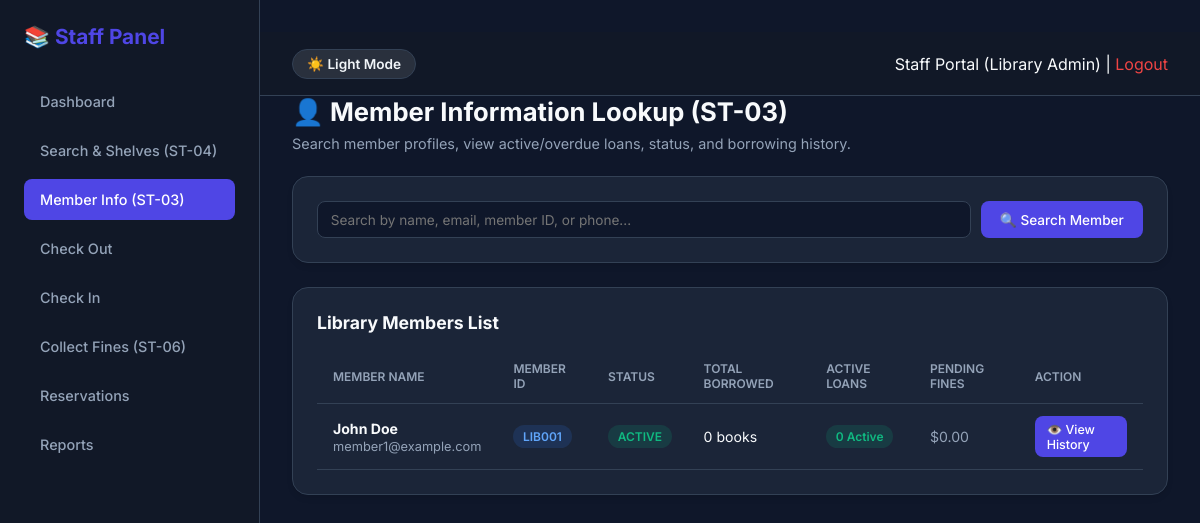
/staff/members.php (signed in), run on the app's committed database.
### tables this page shows
CREATE TABLE `members` (
  `id` int(11) NOT NULL AUTO_INCREMENT,
  `user_id` int(11) NOT NULL,
  `member_id` varchar(20) NOT NULL,
  `membership_type` varchar(50) DEFAULT 'Standard',
  `join_date` date NOT NULL,
  `expiry_date` date NOT NULL,
  `status` enum('active','expired','suspended') NOT NULL DEFAULT 'active',
  PRIMARY KEY (`id`),
  UNIQUE KEY `member_id` (`member_id`),
  KEY `user_id` (`user_id`),
  CONSTRAINT `members_ibfk_1` FOREIGN KEY (`user_id`) REFERENCES `users` (`id`) ON DELETE CASCADE
);

CREATE TABLE `users` (
  `id` int(11) NOT NULL AUTO_INCREMENT,
  `username` varchar(50) NOT NULL,
  `email` varchar(100) DEFAULT NULL,
  `password` varchar(255) NOT NULL,
  `role` enum('superadmin','admin','staff','member') NOT NULL DEFAULT 'member',
  `full_name` varchar(100) NOT NULL,
  `phone` varchar(20) DEFAULT NULL,
  `address` text DEFAULT NULL,
  `profile_pic` varchar(255) DEFAULT NULL,
  `status` enum('active','inactive') NOT NULL DEFAULT 'active',
  `created_at` timestamp NOT NULL DEFAULT current_timestamp(),
  PRIMARY KEY (`id`),
  UNIQUE KEY `username` (`username`),
  UNIQUE KEY `email` (`email`)
);

### staff/members.php (the view, shortened to what this page needs)
<?php
require_once '../includes/functions.php';
$search = trim($_GET['q'] ?? '');
$query = "
    SELECT m.*, u.full_name, u.email, u.phone, u.address, u.status as user_status, u.profile_pic,
           (SELECT COUNT(*) FROM book_issues bi WHERE bi.member_id = m.id) as total_borrows,
           (SELECT COUNT(*) FROM book_issues bi WHERE bi.member_id = m.id AND bi.status = 'issued') as active_borrows,
           (SELECT COUNT(*) FROM book_issues bi WHERE bi.member_id = m.id AND bi.status = 'issued' AND bi.due_date < CURDATE()) as overdue_borrows,
           (SELECT COALESCE(SUM(amount),0) FROM fines f WHERE f.member_id = m.id AND f.status = 'pending') as pending_fines
    FROM members m
    JOIN users u ON m.user_id = u.id
    WHERE 1=1
";
$params = [];
$query .= " ORDER BY u.full_name ASC";
$stmt = $pdo->prepare($query);
$stmt->execute($params);
$members = $stmt->fetchAll();
?>
<!DOCTYPE html>
<html lang="en">
<head>
    <link rel="stylesheet" href="../assets/css/style.css">
</head>
<body>
    <div class="sidebar">
        <h2>📚 Staff Panel</h2>
        <a href="dashboard.php">Dashboard</a>
        <a href="books.php">Search & Shelves (ST-04)</a>
        <a href="members.php" class="active">Member Info (ST-03)</a>
        <a href="checkout.php">Check Out</a>
        <a href="checkin.php">Check In</a>
        <a href="fines.php">Collect Fines (ST-06)</a>
        <a href="reservations.php">Reservations</a>
        <a href="reports.php">Reports</a>
    </div>
    <div class="main-content">
        <div class="navbar">
            <button type="button" class="theme-toggle-btn" onclick="toggleTheme()">☀️ Light Mode</button>
            <span>Staff Portal (<?= htmlspecialchars($_SESSION['full_name'] ?? '') ?>) | <a href="../logout.php" style="color:var(--red); text-decoration:none;">Logout</a></span>
        </div>
        <h1 style="font-size:1.6rem; font-weight:700; margin-bottom:0.5rem;">👤 Member Information Lookup (ST-03)</h1>
        <p style="color:var(--text-muted); font-size:0.9rem; margin-bottom:1.5rem;">Search member profiles, view active/overdue loans, status, and borrowing history.</p>
        <div class="card">
            <form method="GET" style="display:flex; gap:10px;">
                <input type="text" name="q" class="form-control" style="flex:1;" placeholder="Search by name, email, member ID, or phone..." value="<?= htmlspecialchars($search) ?>">
                <button type="submit" class="btn">🔍 Search Member</button>
            </form>
        </div>
        <div class="card">
            <h3 style="font-size:1.1rem; margin-bottom:0.5rem;">Library Members List</h3>
            <table>
                <thead>
                    <tr>
                        <th>Member Name</th>
                        <th>Member ID</th>
                        <th>Status</th>
                        <th>Total Borrowed</th>
                        <th>Active Loans</th>
                        <th>Pending Fines</th>
                        <th>Action</th>
                    </tr>
                </thead>
                <tbody>
                    <?php foreach ($members as $m): ?>
                    <tr>
                        <td>
                            <strong><?= htmlspecialchars($m['full_name']) ?></strong><br>
                            <span style="color:var(--text-muted); font-size:0.8rem;"><?= htmlspecialchars($m['email']) ?></span>
                        </td>
                        <td><span class="badge badge-info"><?= htmlspecialchars($m['member_id']) ?></span></td>
                        <td><span class="badge <?= $m['status']==='active'?'badge-green':'badge-red' ?>"><?= strtoupper($m['status']) ?></span></td>
                        <td><?= $m['total_borrows'] ?> books</td>
                        <td>
                            <?php if ($m['overdue_borrows'] > 0): ?>
                                <span class="badge badge-red"><?= $m['active_borrows'] ?> (<?= $m['overdue_borrows'] ?> Overdue)</span>
                            <?php else: ?>
                                <span class="badge badge-green"><?= $m['active_borrows'] ?> Active</span>
                            <?php endif; ?>
                        </td>
                        <td>
                            <?php if ($m['pending_fines'] > 0): ?>
                                <span class="badge badge-warning">$<?= number_format($m['pending_fines'], 2) ?></span>
                            <?php else: ?>
                                <span style="color:var(--text-muted);">$0.00</span>
                            <?php endif; ?>
                        </td>
                        <td>
                            <a href="members.php?id=<?= $m['id'] ?>" class="btn btn-sm">
                                👁️ View History
                            </a>
                        </td>
                    </tr>
                    <?php endforeach; ?>
                </tbody>
            </table>
        </div>
    </div>
</body>
</html>

### assets/css/style.css (style rules this page uses)
:root { --bg-primary: #0f172a; --bg-secondary: #1e293b; --bg-card: rgba(30, 41, 59, 0.85); --sidebar-bg: #111827; --header-bg: #1e293b; --accent-primary: #4f46e5; --accent-secondary: #7c3aed; --accent-amber: #f59e0b; --accent-green: #10b981; --accent-red: #ef4444; --text-primary: #f1f5f9; --text-secondary: #94a3b8; --border: rgba(255, 255, 255, 0.08); --input-bg: #0f172a; --table-hover: rgba(255, 255, 255, 0.03); --shadow: 0 4px 20px rgba(0, 0, 0, 0.2); }
.theme-toggle-btn { background: rgba(255, 255, 255, 0.1); border: 1px solid var(--border); color: var(--text-primary); padding: 6px 14px; border-radius: 20px; cursor: pointer; font-size: 0.85rem; font-weight: 600; display: inline-flex; align-items: center; gap: 6px; transition: all 0.2s ease; }

### staff/members.php (style rules this page uses)
:root { --bg: #0f172a; --sidebar: #111827; --card-bg: rgba(30,41,59,0.85); --primary: #4f46e5; --accent: #f59e0b; --text: #f8fafc; --text-muted: #94a3b8; --border: #334155; --green: #10b981; --red: #ef4444; }
* { margin: 0; padding: 0; box-sizing: border-box; font-family: 'Inter', sans-serif; }
body { background: var(--bg); color: var(--text); display: flex; min-height: 100vh; }
.sidebar { width: 260px; background: var(--sidebar); border-right: 1px solid var(--border); padding: 1.5rem; display: flex; flex-direction: column; position: fixed; left: 0; top: 0; bottom: 0; overflow-y: auto; }
.sidebar h2 { color: var(--primary); margin-bottom: 2rem; font-size: 1.3rem; font-weight: 700; }
.sidebar a { display: block; color: var(--text-muted); text-decoration: none; padding: 0.75rem 1rem; border-radius: 0.5rem; margin-bottom: 0.5rem; transition: all 0.2s; font-size: 0.9rem; font-weight: 500; }
.sidebar a:hover, .sidebar a.active { background: var(--primary); color: white; }
.main-content { margin-left: 260px; flex: 1; padding: 2rem; overflow-y: auto; }
.navbar { height: 64px; background: var(--sidebar); border-bottom: 1px solid var(--border); display: flex; align-items: center; justify-content: space-between; padding: 0 2rem; position: sticky; top: 0; z-index: 10; margin: -2rem -2rem 2rem -2rem; }
.card { background: var(--card-bg); backdrop-filter: blur(10px); border: 1px solid var(--border); border-radius: 1rem; padding: 1.5rem; box-shadow: 0 4px 6px -1px rgba(0,0,0,0.1); margin-bottom: 1.5rem; }
table { width: 100%; border-collapse: collapse; margin-top: 1rem; }
th, td { padding: 0.75rem 1rem; text-align: left; border-bottom: 1px solid var(--border); font-size: 0.88rem; }
th { color: var(--text-muted); font-size: 0.75rem; text-transform: uppercase; font-weight: 600; }
.badge { padding: 0.25rem 0.6rem; border-radius: 9999px; font-size: 0.75rem; font-weight: 600; display: inline-block; }
.badge-green { background: rgba(16,185,129,0.15); color: var(--green); }
.badge-info { background: rgba(59,130,246,0.15); color: #60a5fa; }
.form-control { padding: 0.6rem 0.8rem; background: #0f172a; border: 1px solid var(--border); border-radius: 0.5rem; color: white; font-size: 0.85rem; }
.btn { padding: 0.6rem 1.2rem; background: var(--primary); color: white; border: none; border-radius: 0.5rem; cursor: pointer; font-weight: 500; font-size: 0.85rem; text-decoration: none; display: inline-flex; align-items: center; gap: 6px; }
.btn-sm { padding: 0.35rem 0.75rem; font-size: 0.78rem; }

### data on the page
members: user.full_name "John Doe", user.email "member1@example.com", member "LIB001", status "ACTIVE", total_borrows "0", active_borrows "0"

### other printed values
$_SESSION['full_name'] "Library Admin"
